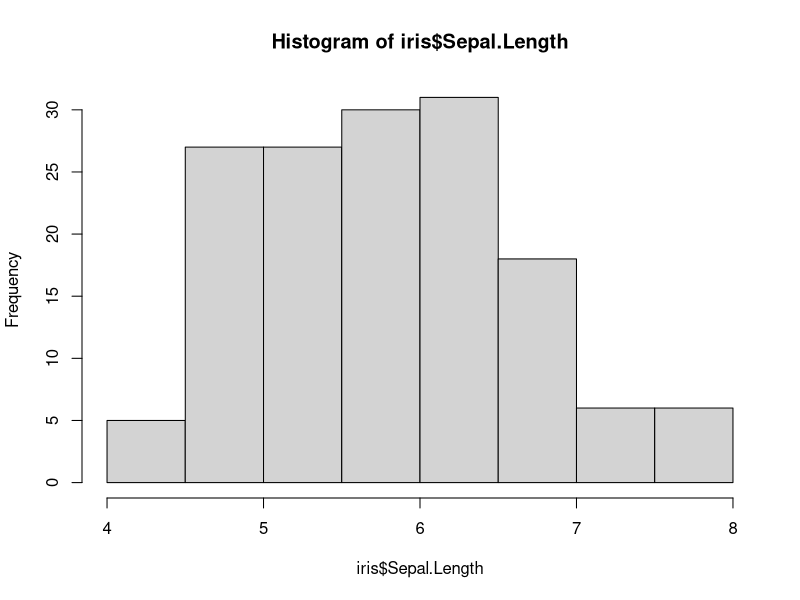
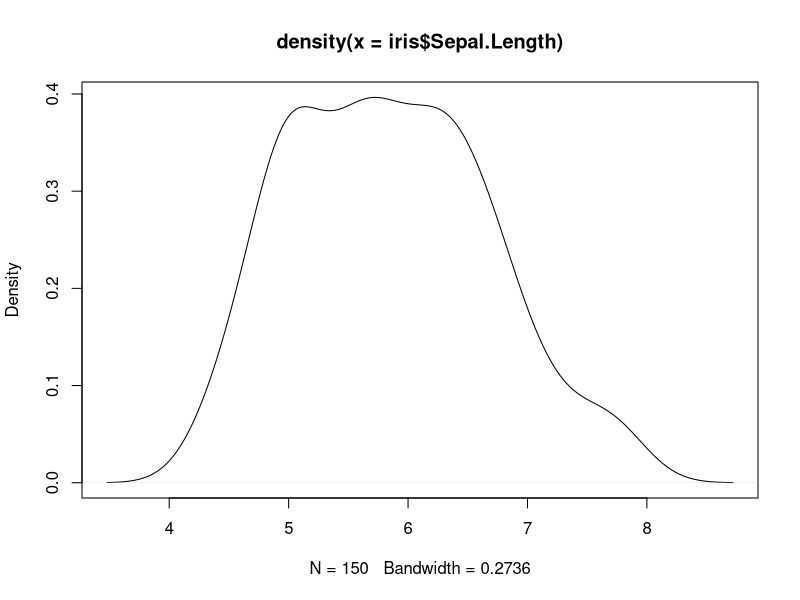
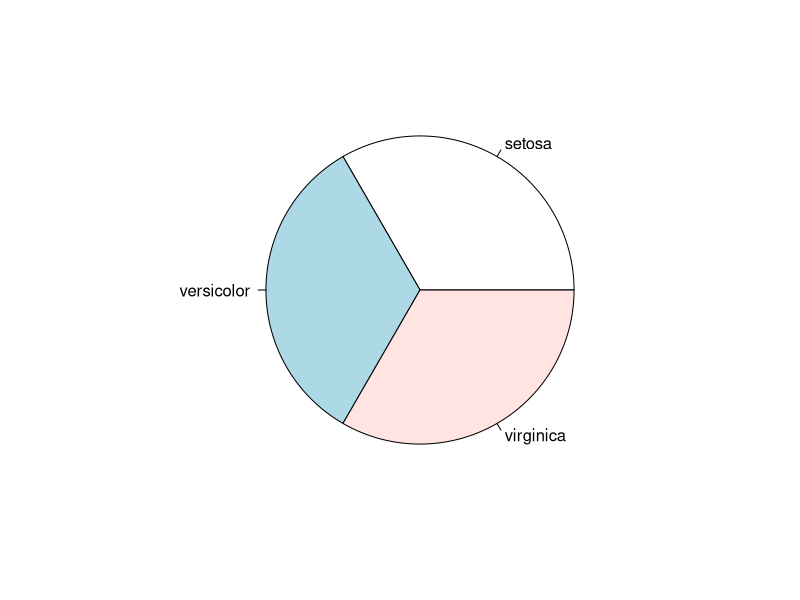
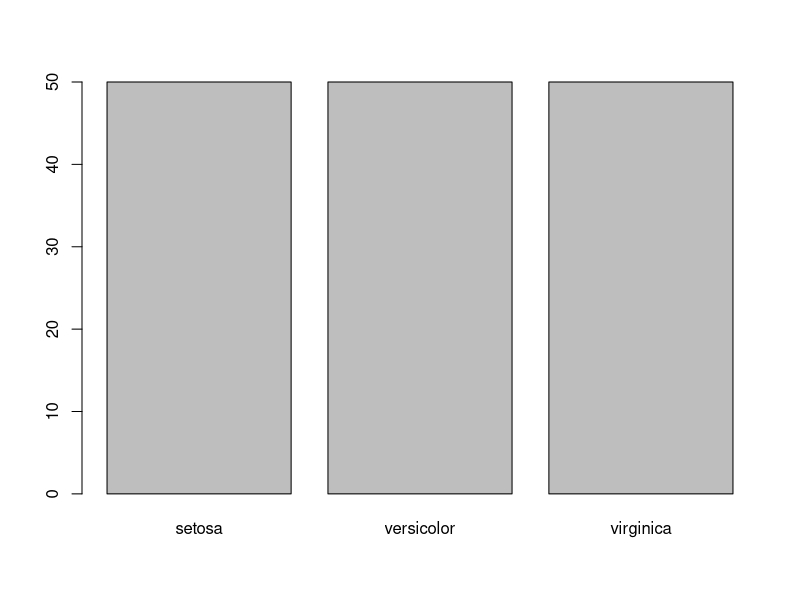

Here is the R script that generated these plots, in order:
data(iris)
head(iris)
names(iris)
attributes(iris)

#print(iris$Sepal.Length)
#print(head(iris$Species))

summary(iris)
mean(iris$Sepal.Length)
median(iris$Sepal.Width)
range(iris$Petal.Length)
quantile(iris$Sepal.Length)
var(iris$Sepal.Length)

table(iris$Species)

# Covarience and Correlation
cov(iris$Sepal.Length, iris$Petal.Length)
cor(iris$Sepal.Length, iris$Petal.Length)

# Visualization
hist(iris$Sepal.Length)
plot(density(iris$Sepal.Length))
table(iris$Species)
pie(table(iris$Species))
barplot(table(iris$Species))
